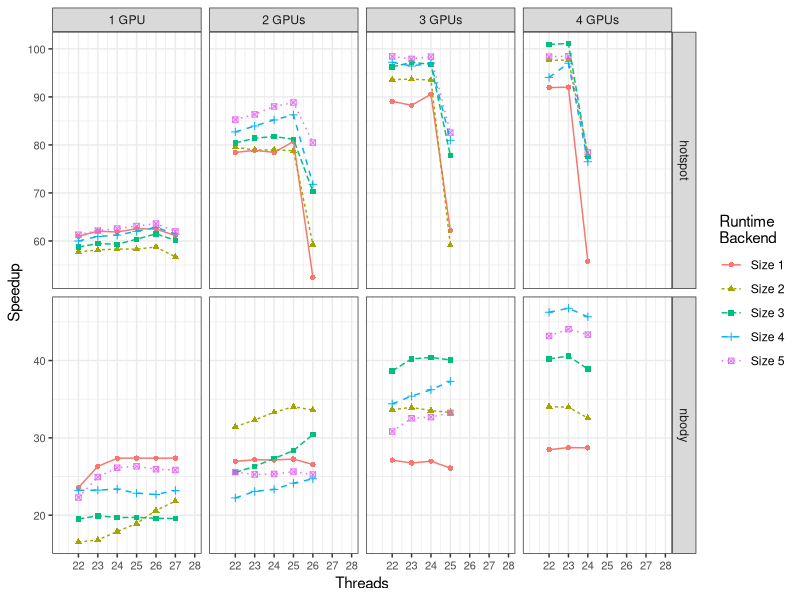

Write the R code that produced this figure.
library(ggplot2)
library(plyr)
entry <- c("BENCH", "backend", "size", "block_size", "thread", "gpus")
dados_all <- read.csv("../dados/idcin-2/calib_starpu_size/dissertacao2016-starpu-1474476426.csv", header=TRUE, sep=";")
serial <- dados_all[grep("^SERIAL$",dados_all$backend),]
serial_stat <- ddply(serial, entry, summarise,
                     n=length(time), mean=mean(time), sd=sd(time),
                     se=sd/sqrt(n), ci=se*qt(.95/2 + .5, n-1))

# calculate speedup
dados <- dados_all[grep("SERIAL", dados_all$backend, invert=TRUE),] #eliminate SERIAL
dados$speedup <- 1:nrow(dados)
for(i in 1:nrow(dados)){
	name <- dados[i,]$BENCH
	sz <- dados[i,]$size
	tserial <- serial_stat[(serial_stat$BENCH == name) & (serial_stat$size == sz),]$mean
	dados[i,]$speedup <- tserial / dados[i,]$time
}

# rename GPUs label
dados[dados$gpus == 0, "gpus"] <- as.character("0 (only CPUs)")
dados[dados$gpus == 1, "gpus"] <- as.character("1 GPU")
dados[dados$gpus == 2, "gpus"] <- as.character("2 GPUs")
dados[dados$gpus == 3, "gpus"] <- as.character("3 GPUs")
dados[dados$gpus == 4, "gpus"] <- as.character("4 GPUs")
# rename backends
dados$backend <- ifelse(dados$backend == "PARALLEL_BACK_KAAPI", "Kaapi", as.character(dados$backend))
dados$backend <- ifelse(dados$backend == "PARALLEL_BACK_OPENMP", "OpenMP", as.character(dados$backend))
dados$backend <- ifelse((dados$backend == "PARALLEL_BACK_STARPU") & (dados$thread == 0), "StarPU-GPU", as.character(dados$backend))
dados$backend <- ifelse(dados$backend == "PARALLEL_BACK_STARPU", "StarPU", as.character(dados$backend))
# rename sizes nbody
dados$size <- ifelse((dados$size == 65536)  & (dados$BENCH == "nbody"), "Size 1", as.character(dados$size))
dados$size <- ifelse((dados$size == 81920)  & (dados$BENCH == "nbody"), "Size 2", as.character(dados$size))
dados$size <- ifelse((dados$size == 98304)  & (dados$BENCH == "nbody"), "Size 3", as.character(dados$size))
dados$size <- ifelse((dados$size == 114688) & (dados$BENCH == "nbody"), "Size 4", as.character(dados$size))
dados$size <- ifelse((dados$size == 131072) & (dados$BENCH == "nbody"), "Size 5", as.character(dados$size))
# rename sizes hotspot
dados$size <- ifelse((dados$size == 12288) & (dados$BENCH == "hotspot"), "Size 1", as.character(dados$size))
dados$size <- ifelse((dados$size == 14336) & (dados$BENCH == "hotspot"), "Size 2", as.character(dados$size))
dados$size <- ifelse((dados$size == 16384) & (dados$BENCH == "hotspot"), "Size 3", as.character(dados$size))
dados$size <- ifelse((dados$size == 18432) & (dados$BENCH == "hotspot"), "Size 4", as.character(dados$size))
dados$size <- ifelse((dados$size == 20480) & (dados$BENCH == "hotspot"), "Size 5", as.character(dados$size))

dados_stat <- ddply(dados, entry, summarise, 
                     n=length(speedup), mean=mean(speedup), sd=sd(speedup), se=sd/sqrt(n),
                     ci=se*qt(.95/2 + .5, n-1))
# The errorbars overlapped, so use position_dodge to move them horizontally
pd <- position_dodge(0.1) # move them .05 to the left and right

ggplot(dados_stat, aes(x=thread, y=mean, color=factor(size), shape=factor(size), linetype=factor(size)))+
    #geom_errorbar(aes(ymin=mean-ci, ymax=mean+ci), color="black", width=.1, position=pd) +
    geom_point() +
    geom_line() +
    theme_bw() +
    scale_colour_discrete(name="Runtime\nBackend") +
    scale_shape_discrete(name="Runtime\nBackend") +
    scale_linetype_discrete(name="Runtime\nBackend") +
    theme(axis.text.x = element_text(size=8), axis.text.y= element_text(size=8)) + 
    xlab("Threads") +
    ylab("Speedup") + 
    scale_x_continuous(limits=c(21,28), breaks=seq(22,28,1)) +
    #scale_y_continuous(limits=c(0,110), breaks=seq(0,100,10)) +
    facet_grid(BENCH ~ gpus, scales = "free_y")